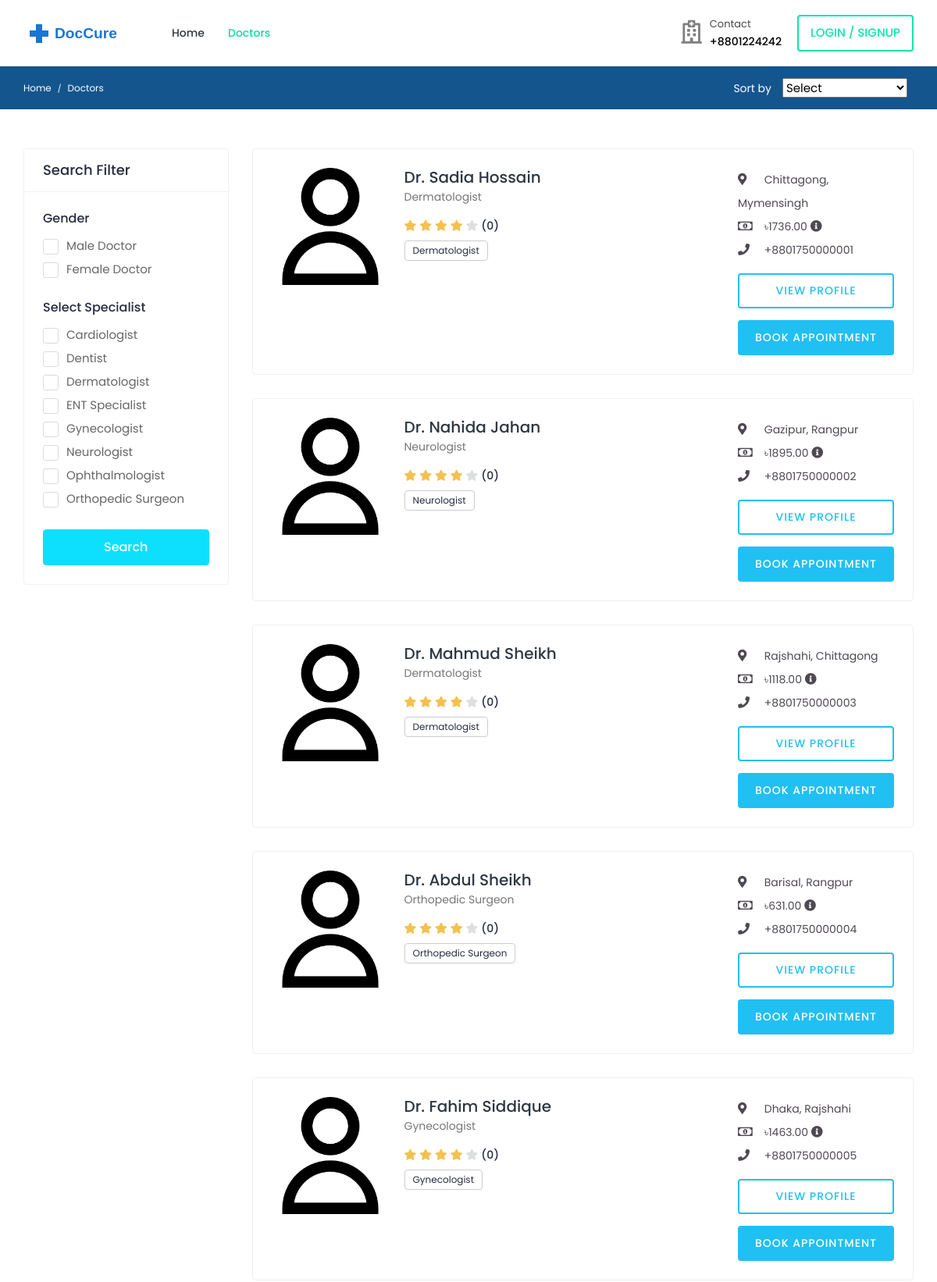
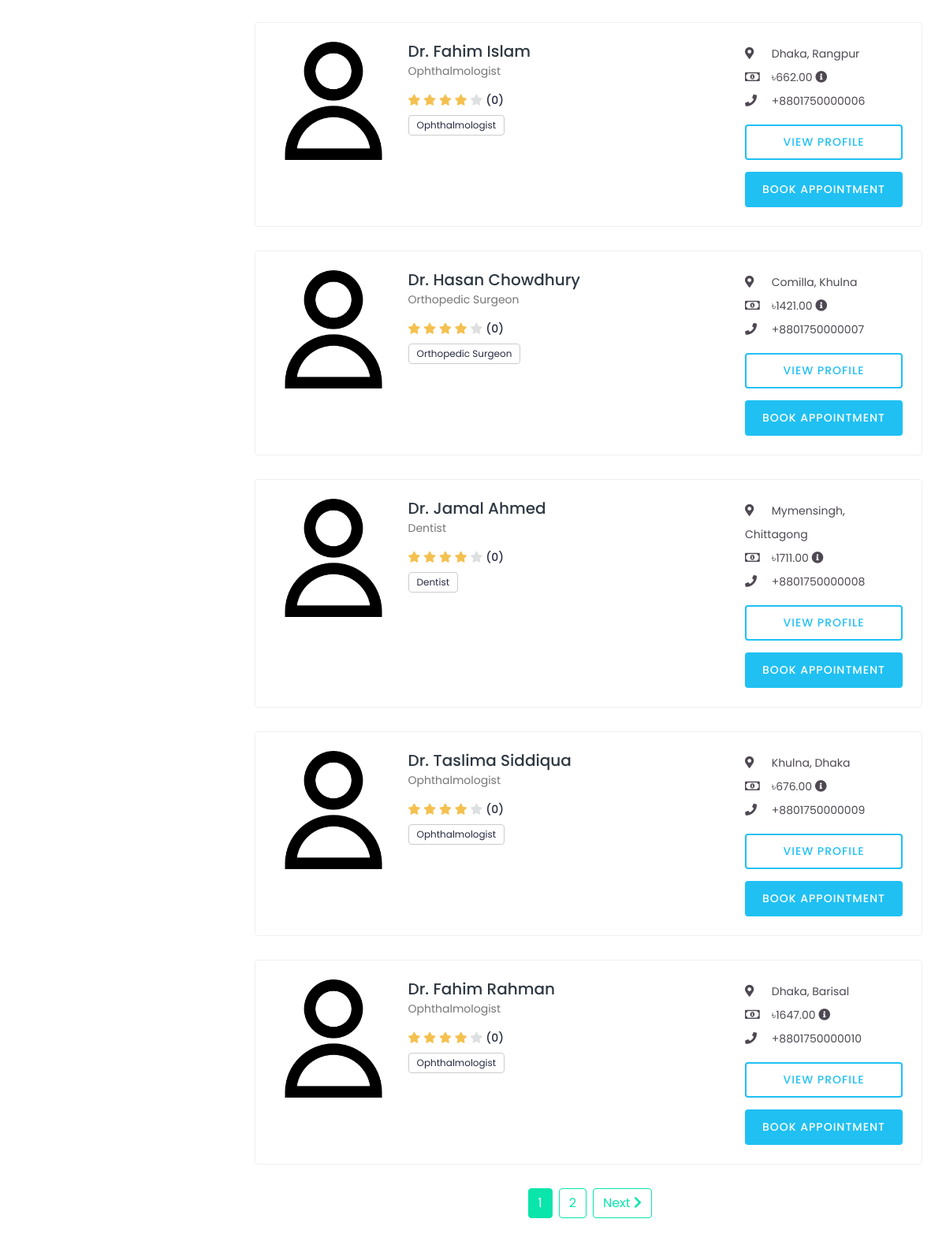
The app's page /doctors/ (upper part) with its own data (2 pictures, top to bottom).
### accounts/models.py (models this page shows, shortened)
class User(AbstractUser):
    class RoleChoices(models.TextChoices):
        DOCTOR = "doctor", "Doctor"
        PATIENT = "patient", "Patient"
    username = models.CharField(max_length=30, unique=True)
    role = models.CharField(
        choices=RoleChoices.choices,
        max_length=20,
        default="patient",
        error_messages={"required": "Role must be provided"},
    )
    email = models.EmailField(
        blank=True,
        error_messages={
            "unique": "A user with that email already exists.",
        },
    )
    first_name = models.CharField(max_length=150, blank=True)
    last_name = models.CharField(max_length=150, blank=True)
    registration_number = models.IntegerField(null=True, blank=True)
    USERNAME_FIELD = "username"
    REQUIRED_FIELDS = []
    objects = CustomUserManager()
    def get_full_name(self):
        full_name = "%s %s" % (self.first_name, self.last_name)
        return full_name.strip() or self.username
    @property
    def rating(self):
        return 4  # Default value

class Profile(models.Model):
    user = models.OneToOneField(
        User, on_delete=models.CASCADE, related_name="profile"
    )
    avatar = models.ImageField(
        default="defaults/user.png", upload_to=profile_photo_directory_path
    )
    phone = models.CharField(max_length=20, blank=True, null=True)
    dob = models.DateField(blank=True, null=True)
    about = models.TextField(blank=True, null=True)
    specialization = models.CharField(max_length=255, blank=True, null=True)
    gender = models.CharField(
        max_length=10,
        choices=[("male", "Male"), ("female", "Female"), ("other", "Other")],
        blank=True,
    )
    address = models.TextField(blank=True, null=True)
    city = models.CharField(max_length=100, blank=True)
    state = models.CharField(max_length=100, blank=True)
    postal_code = models.CharField(max_length=20, blank=True)
    country = models.CharField(max_length=100, blank=True)
    price_per_consultation = models.DecimalField(
        max_digits=10, decimal_places=2, null=True, blank=True
    )
    is_available = models.BooleanField(default=True)
    blood_group = models.CharField(
        max_length=5,
        choices=[
            ("A+", "A+"),
            ("A-", "A-"),
            ("B+", "B+"),
            ("B-", "B-"),
            ("O+", "O+"),
            ("O-", "O-"),
            ("AB+", "AB+"),
            ("AB-", "AB-"),
        ],
        blank=True,
        null=True,
    )
    allergies = models.TextField(blank=True, null=True)
    medical_conditions = models.TextField(blank=True, null=True)
    @property
    def image(self):
        return (
            self.avatar.url
            if self.avatar.storage.exists(self.avatar.name)
            else "{}defaults/user.png".format(settings.MEDIA_URL)
        )

### doctors/views.py (the view, shortened to what this page needs)
# urls.py: path("", DoctorsListView.as_view(), name="list"),
class DoctorsListView(ListView):
    model = User
    context_object_name = "doctors"
    template_name = "doctors/list.html"
    paginate_by = 10
    def get_queryset(self):
        queryset = self.model.objects.filter(
            role=User.RoleChoices.DOCTOR, is_superuser=False, is_active=True
        ).select_related("profile")
        search_query = self.request.GET.get("q")
        gender = self.request.GET.getlist("gender")
        if gender:
            queryset = queryset.filter(profile__gender__in=gender)
        specializations = self.request.GET.getlist("specialization")
        if specializations:
            queryset = queryset.filter(
                profile__specialization__in=specializations
            )
        sort_by = self.request.GET.get("sort")
        return queryset
    def get_context_data(self, **kwargs):
        context = super().get_context_data(**kwargs)
        context["search_query"] = self.request.GET.get("q")
        specializations = (
            User.objects.filter(role=User.RoleChoices.DOCTOR, is_active=True)
            .exclude(profile__specialization__isnull=True)
            .values_list("profile__specialization", flat=True)
            .distinct()
        )
        context["specializations"] = sorted(
            list(filter(None, specializations))
        )
        return context

### templates/doctors/list.html (shortened to what this page needs)
{% extends 'base.html' %}
{% load static %}
{% block content %}
    <div class="breadcrumb-bar">
        <div class="container-fluid">
            <div class="row align-items-center">
                <div class="col-md-8 col-12">
                    <nav aria-label="breadcrumb" class="page-breadcrumb">
                        <ol class="breadcrumb">
                            <li class="breadcrumb-item"><a href="{% url 'core:home' %}">Home</a></li>
                            <li class="breadcrumb-item active" aria-current="page">Doctors</li>
                        </ol>
                    </nav>
                </div>
                <div class="col-md-4 col-12 d-md-block d-none">
                    <div class="sort-by mr-5">
                        <span class="sort-title">Sort by</span>
                        <span class="sortby-fliter">
                            <select class="select" name="sort" onchange="updateSort(this.value)">
                                <option value="">Select</option>
                            </select>
                        </span>
                    </div>
                </div>
            </div>
        </div>
    </div>
    <div class="content">
        <div class="container-fluid">
            <div class="row">
                <div class="col-md-12 col-lg-4 col-xl-3 theiaStickySidebar">
                    <form method="get" action="{% url 'doctors:list' %}" class="card search-filter">
                        <div class="card-header">
                            <h4 class="card-title mb-0">Search Filter</h4>
                        </div>
                        <div class="card-body">
                            <div class="filter-widget">
                                <h4>Gender</h4>
                                <div>
                                    <label class="custom_check">
                                        <span class="checkmark"></span> Male Doctor
                                    </label>
                                </div>
                                <div>
                                    <label class="custom_check">
                                        <span class="checkmark"></span> Female Doctor
                                    </label>
                                </div>
                            </div>
                            <div class="filter-widget">
                                <h4>Select Specialist</h4>
                                {% for specialization in specializations %}
                                    <div>
                                        <label class="custom_check">
                                            <span class="checkmark"></span> {{ specialization }}
                                        </label>
                                    </div>
                                {% endfor %}
                            </div>
                            <div class="btn-search">
                                <button type="submit" class="btn btn-block">Search</button>
                            </div>
                        </div>
                    </form>
                </div>
                <div class="col-md-12 col-lg-8 col-xl-9">
                    {% if doctors %}
                        {% for doctor in doctors %}
                            <div class="card">
                                <div class="card-body">
                                    <div class="doctor-widget">
                                        <div class="doc-info-left">
                                            <div class="doctor-img">
                                                <a href="{% url 'doctors:doctor-profile' doctor.username %}">
                                                    <img src="{{ doctor.profile.image }}" class="img-fluid" alt="{{ doctor.get_full_name }}">
                                                </a>
                                            </div>
                                            <div class="doc-info-cont">
                                                <h4 class="doc-name">
                                                    <a href="{% url 'doctors:doctor-profile' doctor.username %}">Dr. {{ doctor.get_full_name }}</a>
                                                </h4>
                                                <p class="doc-speciality">{{ doctor.profile.specialization }}</p>
                                                <div class="rating">
                                                    <i class="fas fa-star {% if doctor.rating >= 1 %}filled{% endif %}"></i>
                                                    <i class="fas fa-star {% if doctor.rating >= 2 %}filled{% endif %}"></i>
                                                    <i class="fas fa-star {% if doctor.rating >= 3 %}filled{% endif %}"></i>
                                                    <i class="fas fa-star {% if doctor.rating >= 4 %}filled{% endif %}"></i>
                                                    <i class="fas fa-star {% if doctor.rating >= 5 %}filled{% endif %}"></i>
                                                    <span class="d-inline-block average-rating">({{ doctor.reviews_count|default:0 }})</span>
                                                </div>
                                                <div class="clinic-services">
                                                    <span>{{ doctor.profile.specialization }}</span>
                                                </div>
                                            </div>
                                        </div>
                                        <div class="doc-info-right">
                                            <div class="clini-infos">
                                                <ul>
                                                    <li><i class="fas fa-map-marker-alt"></i> {{ doctor.profile.city }}, {{ doctor.profile.state }}</li>
                                                    <li><i class="far fa-money-bill-alt"></i> ৳{{ doctor.profile.price_per_consultation }} <i class="fas fa-info-circle" data-toggle="tooltip" title="Consultation Fee"></i></li>
                                                    <li><i class="fas fa-phone"></i> {{ doctor.profile.phone }}</li>
                                                </ul>
                                            </div>
                                            <div class="clinic-booking">
                                                <a class="view-pro-btn" href="{% url 'doctors:doctor-profile' doctor.username %}">View Profile</a>
                                                <a class="apt-btn" href="{% url 'bookings:doctor-booking-view' doctor.username %}">Book Appointment</a>
                                            </div>
                                        </div>
                                    </div>
                                </div>
                            </div>
                        {% endfor %}
                        {% if is_paginated %}
                        <div class="row">
                            <div class="col-md-12">
                                <div class="pagination justify-content-center">
                                    {% for num in page_obj.paginator.page_range %}
                                        {% if page_obj.number == num %}
                                            <a href="#" class="btn btn-primary mx-1">{{ num }}</a>
                                        {% elif num > page_obj.number|add:'-3' and num < page_obj.number|add:'3' %}
                                            <a href="?{% if request.GET.q %}q={{ request.GET.q }}&{% endif %}{% if request.GET.sort %}sort={{ request.GET.sort }}&{% endif %}page={{ num }}" class="btn btn-outline-primary mx-1">{{ num }}</a>
                                        {% endif %}
                                    {% endfor %}
                                    {% if page_obj.has_next %}
                                        <a href="?page={{ page_obj.next_page_number }}" class="btn btn-outline-primary next-arrow ml-1">
                                            Next <i class="fas fa-chevron-right"></i>
                                        </a>
                                    {% endif %}
                                </div>
                            </div>
                        </div>
                        {% endif %}
                    {% else %}
                        <div class="text-center">
                            <p>No doctors found matching your criteria.</p>
                        </div>
                    {% endif %}
                </div>
            </div>
        </div>
    </div>
{% endblock %}

### records on screen
User: profile.image (placeholder picture), get_full_name "Sadia Hossain", profile.specialization "Dermatologist", reviews_count "0", profile.city "Chittagong", profile.state "Mymensingh", profile.price_per_consultation "1736.00", profile.phone "+8801750000001"
User: profile.image (placeholder picture), get_full_name "Nahida Jahan", profile.specialization "Neurologist", reviews_count "0", profile.city "Gazipur", profile.state "Rangpur", profile.price_per_consultation "1895.00", profile.phone "+8801750000002"
User: profile.image (placeholder picture), get_full_name "Mahmud Sheikh", profile.specialization "Dermatologist", reviews_count "0", profile.city "Rajshahi", profile.state "Chittagong", profile.price_per_consultation "1118.00", profile.phone "+8801750000003"
User: profile.image (placeholder picture), get_full_name "Abdul Sheikh", profile.specialization "Orthopedic Surgeon", reviews_count "0", profile.city "Barisal", profile.state "Rangpur", profile.price_per_consultation "631.00", profile.phone "+8801750000004"
User: profile.image (placeholder picture), get_full_name "Fahim Siddique", profile.specialization "Gynecologist", reviews_count "0", profile.city "Dhaka", profile.state "Rajshahi", profile.price_per_consultation "1463.00", profile.phone "+8801750000005"
User: profile.image (placeholder picture), get_full_name "Fahim Islam", profile.specialization "Ophthalmologist", reviews_count "0", profile.city "Dhaka", profile.state "Rangpur", profile.price_per_consultation "662.00", profile.phone "+8801750000006"
User: profile.image (placeholder picture), get_full_name "Hasan Chowdhury", profile.specialization "Orthopedic Surgeon", reviews_count "0", profile.city "Comilla", profile.state "Khulna", profile.price_per_consultation "1421.00", profile.phone "+8801750000007"
User: profile.image (placeholder picture), get_full_name "Jamal Ahmed", profile.specialization "Dentist", reviews_count "0", profile.city "Mymensingh", profile.state "Chittagong", profile.price_per_consultation "1711.00", profile.phone "+8801750000008"
User: profile.image (placeholder picture), get_full_name "Taslima Siddiqua", profile.specialization "Ophthalmologist", reviews_count "0", profile.city "Khulna", profile.state "Dhaka", profile.price_per_consultation "676.00", profile.phone "+8801750000009"
User: profile.image (placeholder picture), get_full_name "Fahim Rahman", profile.specialization "Ophthalmologist", reviews_count "0", profile.city "Dhaka", profile.state "Barisal", profile.price_per_consultation "1647.00", profile.phone "+8801750000010"

### other values on screen
{{ specialization }} "Cardiologist" "Dentist" "Dermatologist" "ENT Specialist" "Gynecologist" "Neurologist" "Ophthalmologist" "Orthopedic Surgeon"
{{ num }} "1"
{{ num }} "2"
